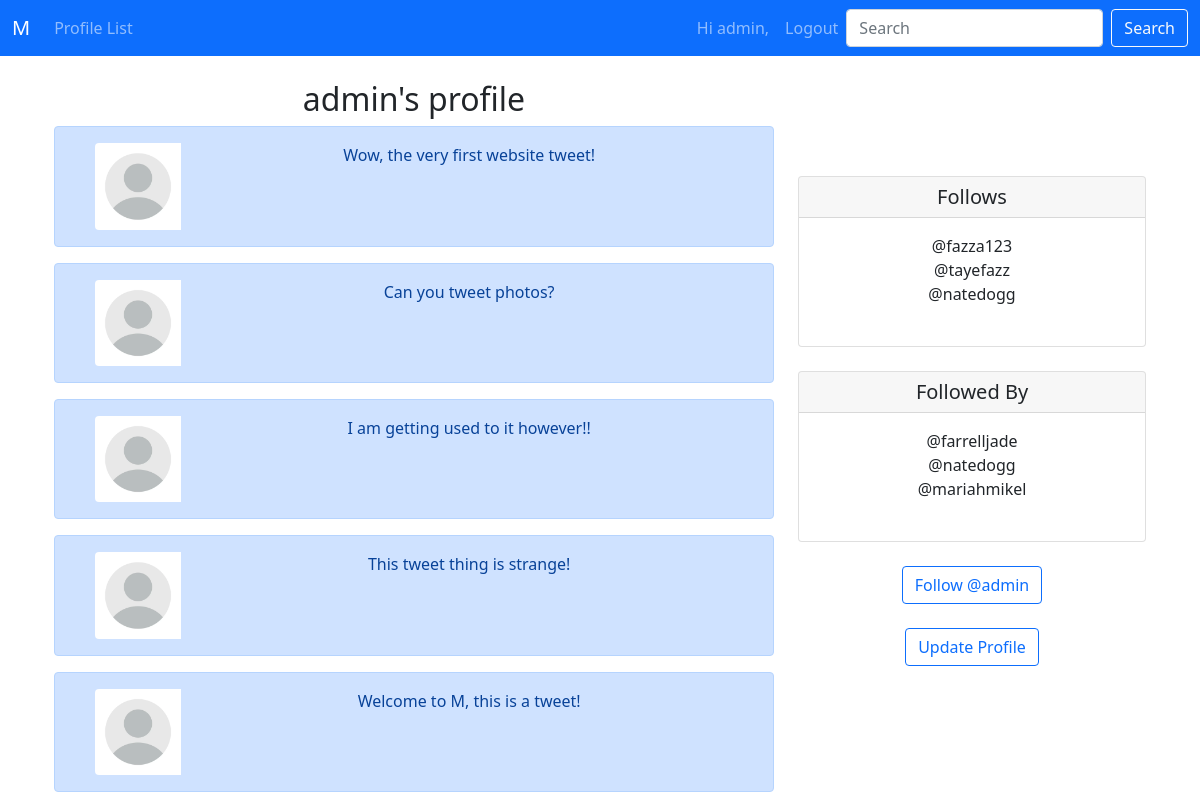
Before: /profile/1 (signed in) with the older database file.
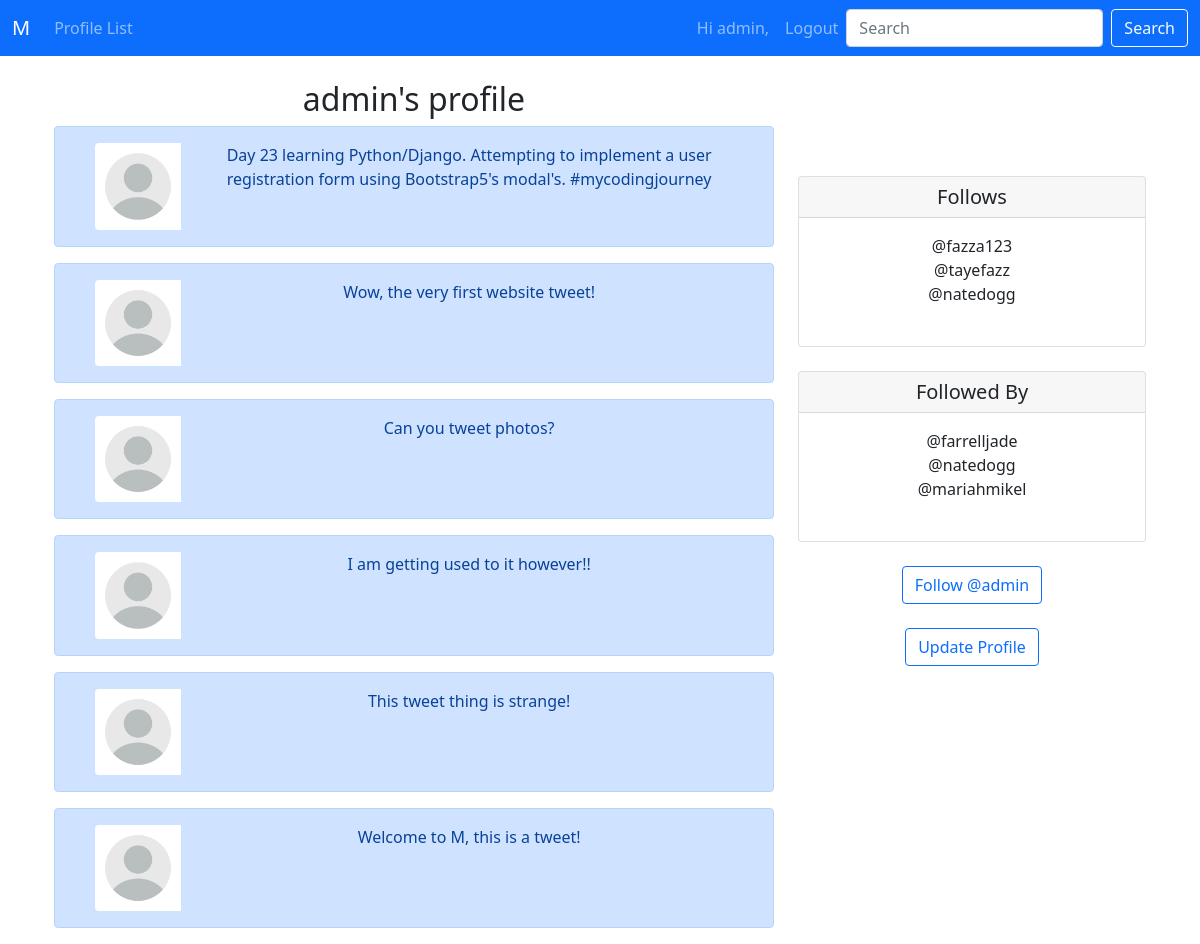
After: the same page with the newer database file.
### m/models.py (models this page shows, shortened)
class Tweet(models.Model):
    user = models.ForeignKey(User, related_name="tweets", on_delete=models.DO_NOTHING)
    body = models.CharField(max_length=200)
    created_at = models.DateTimeField(auto_now_add=True)
    likes = models.ManyToManyField(User, related_name="tweet_like", blank=True)

class Profile(models.Model):
    user = models.OneToOneField(User, on_delete=models.CASCADE)
    follows = models.ManyToManyField("self",
                                     related_name="followed_by",
                                     symmetrical=False,
                                     blank=True)
    date_modified = models.DateTimeField(auto_now=True)
    profile_image = models.ImageField(null=True, blank=True, upload_to="images/")
    def __str__(self):
        return self.user.username

### m/views.py (the view, shortened to what this page needs)
# urls.py: path('profile/<int:pk>', views.profile, name="profile"),
def profile(request, pk):
    if request.user.is_authenticated:
        tweets = Tweet.objects.filter(user_id=pk).order_by("-created_at")  # get tweets from latest to oldest with "-created_at".
        profile = Profile.objects.get(user_id=pk)
        context = {
            'tweets': tweets,
            'profile': profile
        }
        return render(request, 'm/profile.html', context)
    else:
        messages.error(request, "You must be logged in to view this page...")
        return redirect('m:home')

### m/templates/m/profile.html (shortened to what this page needs)
{% extends 'm/base.html' %}
{% load static %}
{% block content %}
  {% if profile %}
    <div class="container text-center">
      <div class="row">
        <div class="col-8">
          <h2>{{ profile.user.username }}'s profile</h2>
          {% if tweets %}
            {% for tweet in tweets %}
            <div class="alert alert-primary" role="alert">
              <div class="container">
                <div class="row">
                  <div class="col-2">
                    {% if profile.profile_image %}
                    <img src="{{ profile.profile_image.url }}" width=100 height=100 class="rounded-circle" alt="{{ profile.user.username }}">
                    {% else %}
                    <img src="{% static 'images/default_logo.png' %}" class="img-fluid rounded-start" alt="Default profile pic">
                    {% endif %}
                  </div>
                    <div class="col-10">
                      {{ tweet.body }}
                    </div>
                </div>
              </div>
            </div>
            {% endfor %}
          {% endif %}
        </div>
        <div class="col-4">
          <br/><br/>
          <br/><br/>
            <div class="card">
              <h5 class="card-header">Follows</h5>
                <div class="card-body">
                  <p class="card-text">
                    {% for following in profile.follows.all %}
                    <a href="{% url 'm:profile' following.user.id %}" style="text-decoration: none; color: inherit;">@{{ following }}</a><br/>
                    {% endfor %}
                    <br/>
                  </p>
                </div>
            </div><br/>
            <div class="card">
                <h5 class="card-header">Followed By</h5>
                  <div class="card-body">
                    <p class="card-text">
                      {% for following in profile.followed_by.all %}
                      <a href="{% url 'm:profile' following.user.id %}" style="text-decoration: none; color: inherit;">@{{ following }}</a><br/>
                      {% endfor %}
                      <br/>
                    </p>
                  </div>
            </div><br/>
              <form method=POST>
                {% if profile in user.profile.follows.all %}
                  <button class="btn btn-outline-danger" name="follow" value="unfollow"
                  type="submit">Unfollow @{{ profile.user.username }}</button>
                {% else %}
                  <button class="btn btn-outline-primary" name="follow" value="follow"
                  type="submit">Follow @{{ profile.user.username }}</button>
                {% endif %}
              </form><br/>
              {% if request.user.id == profile.user.id %}
                <a href="{% url 'm:update_user' %}" class="btn btn-outline-primary">Update Profile</a>
              {% endif %}
        </div>
      </div>
    </div>
  {% endif %}
{% endblock %}

Changed rows visible on the page:
added Tweet: body "Day 23 learning Python/Django. Attempting to implement a user registration form using Bootstrap5's modal's. #mycodingjourney"
